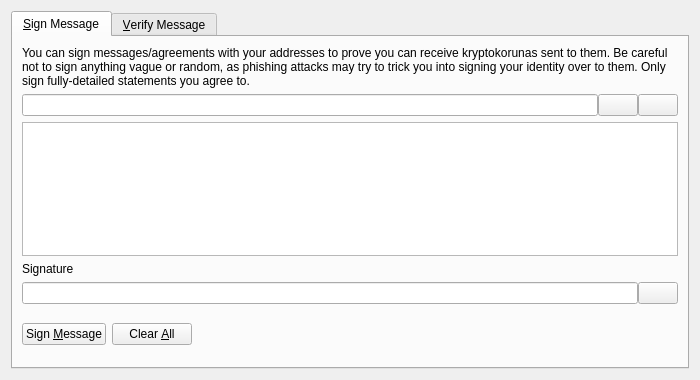
<?xml version="1.0" encoding="UTF-8"?>
<ui version="4.0">
 <class>SignVerifyMessageDialog</class>
 <widget class="QDialog" name="SignVerifyMessageDialog">
  <property name="geometry">
   <rect>
    <x>0</x>
    <y>0</y>
    <width>700</width>
    <height>380</height>
   </rect>
  </property>
  <property name="windowTitle">
   <string>Signatures - Sign / Verify a Message</string>
  </property>
  <property name="modal">
   <bool>true</bool>
  </property>
  <layout class="QVBoxLayout" name="verticalLayout">
   <item>
    <widget class="QTabWidget" name="tabWidget">
     <property name="currentIndex">
      <number>0</number>
     </property>
     <widget class="QWidget" name="tabSignMessage">
      <attribute name="title">
       <string>&amp;Sign Message</string>
      </attribute>
      <layout class="QVBoxLayout" name="verticalLayout_SM">
       <item>
        <widget class="QLabel" name="infoLabel_SM">
         <property name="text">
          <string>You can sign messages/agreements with your addresses to prove you can receive kryptokorunas sent to them. Be careful not to sign anything vague or random, as phishing attacks may try to trick you into signing your identity over to them. Only sign fully-detailed statements you agree to.</string>
         </property>
         <property name="textFormat">
          <enum>Qt::PlainText</enum>
         </property>
         <property name="wordWrap">
          <bool>true</bool>
         </property>
        </widget>
       </item>
       <item>
        <layout class="QHBoxLayout" name="horizontalLayout_1_SM">
         <property name="spacing">
          <number>0</number>
         </property>
         <item>
          <widget class="QValidatedLineEdit" name="addressIn_SM">
           <property name="toolTip">
            <string>The Kryptokoruna address to sign the message with</string>
           </property>
          </widget>
         </item>
         <item>
          <widget class="QPushButton" name="addressBookButton_SM">
           <property name="toolTip">
            <string>Choose previously used address</string>
           </property>
           <property name="text">
            <string/>
           </property>
           <property name="icon">
            <iconset resource="../bitcoin.qrc">
             <normaloff>:/icons/address-book</normaloff>:/icons/address-book</iconset>
           </property>
           <property name="shortcut">
            <string>Alt+A</string>
           </property>
           <property name="autoDefault">
            <bool>false</bool>
           </property>
          </widget>
         </item>
         <item>
          <widget class="QPushButton" name="pasteButton_SM">
           <property name="toolTip">
            <string>Paste address from clipboard</string>
           </property>
           <property name="text">
            <string/>
           </property>
           <property name="icon">
            <iconset resource="../bitcoin.qrc">
             <normaloff>:/icons/editpaste</normaloff>:/icons/editpaste</iconset>
           </property>
           <property name="shortcut">
            <string>Alt+P</string>
           </property>
           <property name="autoDefault">
            <bool>false</bool>
           </property>
          </widget>
         </item>
        </layout>
       </item>
       <item>
        <widget class="QPlainTextEdit" name="messageIn_SM">
         <property name="toolTip">
          <string>Enter the message you want to sign here</string>
         </property>
        </widget>
       </item>
       <item>
        <widget class="QLabel" name="signatureLabel_SM">
         <property name="text">
          <string>Signature</string>
         </property>
         <property name="textFormat">
          <enum>Qt::PlainText</enum>
         </property>
        </widget>
       </item>
       <item>
        <layout class="QHBoxLayout" name="horizontalLayout_2_SM">
         <property name="spacing">
          <number>0</number>
         </property>
         <item>
          <widget class="QLineEdit" name="signatureOut_SM">
           <property name="font">
            <font>
             <italic>true</italic>
            </font>
           </property>
           <property name="readOnly">
            <bool>true</bool>
           </property>
          </widget>
         </item>
         <item>
          <widget class="QPushButton" name="copySignatureButton_SM">
           <property name="toolTip">
            <string>Copy the current signature to the system clipboard</string>
           </property>
           <property name="text">
            <string/>
           </property>
           <property name="icon">
            <iconset resource="../bitcoin.qrc">
             <normaloff>:/icons/editcopy</normaloff>:/icons/editcopy</iconset>
           </property>
           <property name="autoDefault">
            <bool>false</bool>
           </property>
          </widget>
         </item>
        </layout>
       </item>
       <item>
        <layout class="QHBoxLayout" name="horizontalLayout_3_SM">
         <item>
          <widget class="QPushButton" name="signMessageButton_SM">
           <property name="toolTip">
            <string>Sign the message to prove you own this Kryptokoruna address</string>
           </property>
           <property name="text">
            <string>Sign &amp;Message</string>
           </property>
           <property name="icon">
            <iconset resource="../bitcoin.qrc">
             <normaloff>:/icons/edit</normaloff>:/icons/edit</iconset>
           </property>
           <property name="autoDefault">
            <bool>false</bool>
           </property>
          </widget>
         </item>
         <item>
          <widget class="QPushButton" name="clearButton_SM">
           <property name="toolTip">
            <string>Reset all sign message fields</string>
           </property>
           <property name="text">
            <string>Clear &amp;All</string>
           </property>
           <property name="icon">
            <iconset resource="../bitcoin.qrc">
             <normaloff>:/icons/remove</normaloff>:/icons/remove</iconset>
           </property>
           <property name="autoDefault">
            <bool>false</bool>
           </property>
          </widget>
         </item>
         <item>
          <spacer name="horizontalSpacer_1_SM">
           <property name="orientation">
            <enum>Qt::Horizontal</enum>
           </property>
           <property name="sizeHint" stdset="0">
            <size>
             <width>40</width>
             <height>48</height>
            </size>
           </property>
          </spacer>
         </item>
         <item>
          <widget class="QLabel" name="statusLabel_SM">
           <property name="font">
            <font>
             <weight>75</weight>
             <bold>true</bold>
            </font>
           </property>
           <property name="text">
            <string/>
           </property>
           <property name="wordWrap">
            <bool>true</bool>
           </property>
          </widget>
         </item>
         <item>
          <spacer name="horizontalSpacer_2_SM">
           <property name="orientation">
            <enum>Qt::Horizontal</enum>
           </property>
           <property name="sizeHint" stdset="0">
            <size>
             <width>40</width>
             <height>48</height>
            </size>
           </property>
          </spacer>
         </item>
        </layout>
       </item>
      </layout>
     </widget>
     <widget class="QWidget" name="tabVerifyMessage">
      <attribute name="title">
       <string>&amp;Verify Message</string>
      </attribute>
      <layout class="QVBoxLayout" name="verticalLayout_VM">
       <item>
        <widget class="QLabel" name="infoLabel_VM">
         <property name="text">
          <string>Enter the receiver's address, message (ensure you copy line breaks, spaces, tabs, etc. exactly) and signature below to verify the message. Be careful not to read more into the signature than what is in the signed message itself, to avoid being tricked by a man-in-the-middle attack. Note that this only proves the signing party receives with the address, it cannot prove sendership of any transaction!</string>
         </property>
         <property name="textFormat">
          <enum>Qt::PlainText</enum>
         </property>
         <property name="alignment">
          <set>Qt::AlignLeading|Qt::AlignLeft|Qt::AlignTop</set>
         </property>
         <property name="wordWrap">
          <bool>true</bool>
         </property>
        </widget>
       </item>
       <item>
        <layout class="QHBoxLayout" name="horizontalLayout_1_VM">
         <property name="spacing">
          <number>0</number>
         </property>
         <item>
          <widget class="QValidatedLineEdit" name="addressIn_VM">
           <property name="toolTip">
            <string>The Kryptokoruna address the message was signed with</string>
           </property>
          </widget>
         </item>
         <item>
          <widget class="QPushButton" name="addressBookButton_VM">
           <property name="toolTip">
            <string>Choose previously used address</string>
           </property>
           <property name="text">
            <string/>
           </property>
           <property name="icon">
            <iconset resource="../bitcoin.qrc">
             <normaloff>:/icons/address-book</normaloff>:/icons/address-book</iconset>
           </property>
           <property name="shortcut">
            <string>Alt+A</string>
           </property>
           <property name="autoDefault">
            <bool>false</bool>
           </property>
          </widget>
         </item>
        </layout>
       </item>
       <item>
        <widget class="QPlainTextEdit" name="messageIn_VM"/>
       </item>
       <item>
        <widget class="QValidatedLineEdit" name="signatureIn_VM"/>
       </item>
       <item>
        <layout class="QHBoxLayout" name="horizontalLayout_2_VM">
         <item>
          <widget class="QPushButton" name="verifyMessageButton_VM">
           <property name="toolTip">
            <string>Verify the message to ensure it was signed with the specified Kryptokoruna address</string>
           </property>
           <property name="text">
            <string>Verify &amp;Message</string>
           </property>
           <property name="icon">
            <iconset resource="../bitcoin.qrc">
             <normaloff>:/icons/transaction_0</normaloff>:/icons/transaction_0</iconset>
           </property>
           <property name="autoDefault">
            <bool>false</bool>
           </property>
          </widget>
         </item>
         <item>
          <widget class="QPushButton" name="clearButton_VM">
           <property name="toolTip">
            <string>Reset all verify message fields</string>
           </property>
           <property name="text">
            <string>Clear &amp;All</string>
           </property>
           <property name="icon">
            <iconset resource="../bitcoin.qrc">
             <normaloff>:/icons/remove</normaloff>:/icons/remove</iconset>
           </property>
           <property name="autoDefault">
            <bool>false</bool>
           </property>
          </widget>
         </item>
         <item>
          <spacer name="horizontalSpacer_1_VM">
           <property name="orientation">
            <enum>Qt::Horizontal</enum>
           </property>
           <property name="sizeHint" stdset="0">
            <size>
             <width>40</width>
             <height>48</height>
            </size>
           </property>
          </spacer>
         </item>
         <item>
          <widget class="QLabel" name="statusLabel_VM">
           <property name="font">
            <font>
             <weight>75</weight>
             <bold>true</bold>
            </font>
           </property>
           <property name="text">
            <string/>
           </property>
           <property name="wordWrap">
            <bool>true</bool>
           </property>
          </widget>
         </item>
         <item>
          <spacer name="horizontalSpacer_2_VM">
           <property name="orientation">
            <enum>Qt::Horizontal</enum>
           </property>
           <property name="sizeHint" stdset="0">
            <size>
             <width>40</width>
             <height>48</height>
            </size>
           </property>
          </spacer>
         </item>
        </layout>
       </item>
      </layout>
     </widget>
    </widget>
   </item>
  </layout>
 </widget>
 <customwidgets>
  <customwidget>
   <class>QValidatedLineEdit</class>
   <extends>QLineEdit</extends>
   <header>qvalidatedlineedit.h</header>
  </customwidget>
 </customwidgets>
 <resources>
  <include location="../bitcoin.qrc"/>
 </resources>
 <connections/>
</ui>
